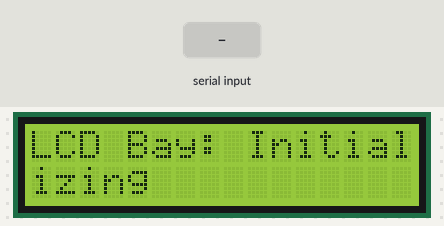
The sketch below on a simulated Arduino Uno, built with avr-gcc and run on an emulated ATmega328P. Parts: 16×2 character LCD. The test bench sets the inputs (shaded band). What the sketch prints to the serial monitor is not drawn.

Above: at 1.5 s.
1.6 s: "1" received over Serial
At 2.8 s:
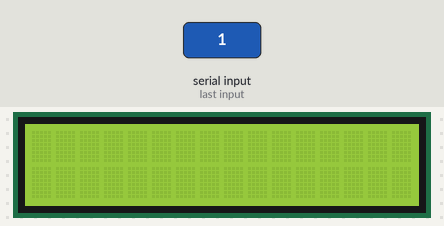
3.6 s: "0" received over Serial
At 4.0 s:
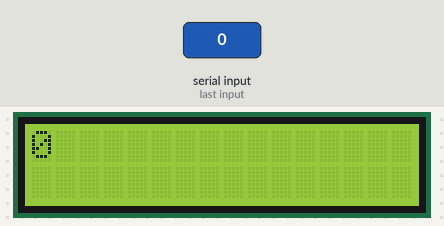
5.6 s: "2" received over Serial
At 6.0 s:
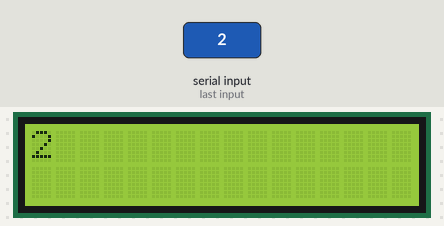
Timing chart, 0 to 8.6 s (numbered marks = the images above; inputs shaded):
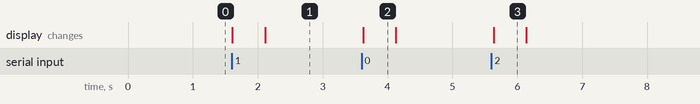

Measured:
- after the input at 1.6 s, the display: first changes at once (image 1 shows a later state)
- after the input at 3.6 s, the display: changes at once (image 2)
- after the input at 5.6 s, the display: changes at once (image 3)
- what the display in image 2 shows lasts 0.5 s, from 3.6 s to 4.1 s

The sketch:

bayScreen02.ino
```cpp
#include <LiquidCrystal.h>
#include <SoftwareSerial.h>


//SoftwareSerial mySerial(0, 1); // RX, TX
LiquidCrystal lcd(4, 5, 6, 7, 8, 9);
String Str1;
String Str2;
String scratchPad;
int scrollDelay = 500;

void setup()
{
  lcd.begin(16, 2);
  writeToScreen("LCD Bay: Initializing");
  delay(500);
  handshake();
}

void handshake()
{
  Serial.begin(115200);
  //Serial.begin(9600);
  while (!Serial)
  {//wait for connection
  }
  while(Serial.available()<=0)
  {
    //Serial.print('z');
    //delay(300);
  }
  lcd.clear();
  writeToScreen("Connected!");
}

void loop()
{
  getSerialAboutIt();
  writeToScreen(scratchPad);
  //writeToScreen("Hello");
  delay(500);
  // delay(scrollDelay);
}

void getSerialAboutIt()
{
  scratchPad = "";
  while (Serial.available())
  {
    char inputChar = (char)Serial.read();
    scratchPad += inputChar;
    //if (inputChar == '\n') //scrub newline from stream
    //{
    //  // end of stream, mightn't need this
    //}
  }
  Serial.print(scratchPad);
  //writeToScreen(scratchPad);
}

void writeToScreen(String str)
{
  lcd.clear();
  lcd.noAutoscroll();
  lcd.setCursor(0, 0);
  int strSize = str.length();
  lcd.setCursor(16, 0);
  if(strSize > 24)
  {
    lcd.autoscroll();
    for (int i = 0; i < strSize; i++)
    {
      //lcd.print(i);
      lcd.print(str.charAt(i));
      delay(scrollDelay);
    }
  }
  else
  {
    Str1 = str.substring(0, 16);
    Str2 = str.substring(16, 32);
    lcd.setCursor(0, 0);
    lcd.print(Str1);
    lcd.setCursor(0, 1);
    lcd.print(Str2);
  }
  lcd.noAutoscroll();
  Serial.println("Done writing to screen.");
}
```
